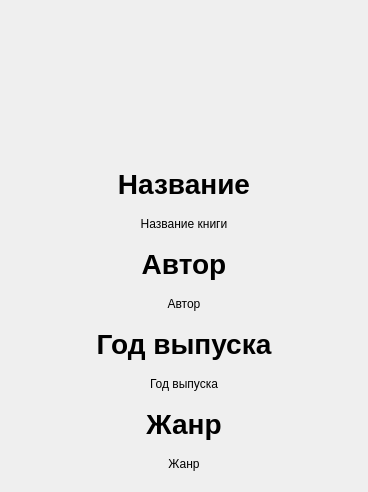
<?xml version="1.0" encoding="UTF-8"?>
<ui version="4.0">
 <class>Dialog</class>
 <widget class="QDialog" name="Dialog">
  <property name="geometry">
   <rect>
    <x>0</x>
    <y>0</y>
    <width>368</width>
    <height>492</height>
   </rect>
  </property>
  <property name="windowTitle">
   <string>Информация о книге</string>
  </property>
  <layout class="QVBoxLayout" name="verticalLayout_2">
   <item>
    <layout class="QVBoxLayout" name="verticalLayout">
     <item>
      <widget class="QLabel" name="lbl_for_image">
       <property name="minimumSize">
        <size>
         <width>0</width>
         <height>150</height>
        </size>
       </property>
       <property name="text">
        <string/>
       </property>
      </widget>
     </item>
     <item>
      <widget class="QLabel" name="lbl_book_nameS">
       <property name="font">
        <font>
         <pointsize>21</pointsize>
         <bold>true</bold>
        </font>
       </property>
       <property name="text">
        <string>Название</string>
       </property>
       <property name="alignment">
        <set>Qt::AlignCenter</set>
       </property>
      </widget>
     </item>
     <item>
      <widget class="QLabel" name="lbl_book_name">
       <property name="text">
        <string>Название книги</string>
       </property>
       <property name="alignment">
        <set>Qt::AlignCenter</set>
       </property>
      </widget>
     </item>
     <item>
      <widget class="QLabel" name="lbl_book_authorS">
       <property name="font">
        <font>
         <pointsize>21</pointsize>
         <bold>true</bold>
        </font>
       </property>
       <property name="text">
        <string>Автор</string>
       </property>
       <property name="alignment">
        <set>Qt::AlignCenter</set>
       </property>
      </widget>
     </item>
     <item>
      <widget class="QLabel" name="lbl_book_author">
       <property name="text">
        <string>Автор</string>
       </property>
       <property name="alignment">
        <set>Qt::AlignCenter</set>
       </property>
      </widget>
     </item>
     <item>
      <widget class="QLabel" name="lbl_book_yearS">
       <property name="font">
        <font>
         <pointsize>21</pointsize>
         <bold>true</bold>
        </font>
       </property>
       <property name="text">
        <string>Год выпуска</string>
       </property>
       <property name="alignment">
        <set>Qt::AlignCenter</set>
       </property>
      </widget>
     </item>
     <item>
      <widget class="QLabel" name="lbl_book_year">
       <property name="text">
        <string>Год выпуска</string>
       </property>
       <property name="alignment">
        <set>Qt::AlignCenter</set>
       </property>
      </widget>
     </item>
     <item>
      <widget class="QLabel" name="lbl_book_genreS">
       <property name="font">
        <font>
         <pointsize>21</pointsize>
         <bold>true</bold>
        </font>
       </property>
       <property name="text">
        <string>Жанр</string>
       </property>
       <property name="alignment">
        <set>Qt::AlignCenter</set>
       </property>
      </widget>
     </item>
     <item>
      <widget class="QLabel" name="lbl_book_genre">
       <property name="text">
        <string>Жанр</string>
       </property>
       <property name="alignment">
        <set>Qt::AlignCenter</set>
       </property>
      </widget>
     </item>
    </layout>
   </item>
  </layout>
 </widget>
 <resources/>
 <connections/>
</ui>
